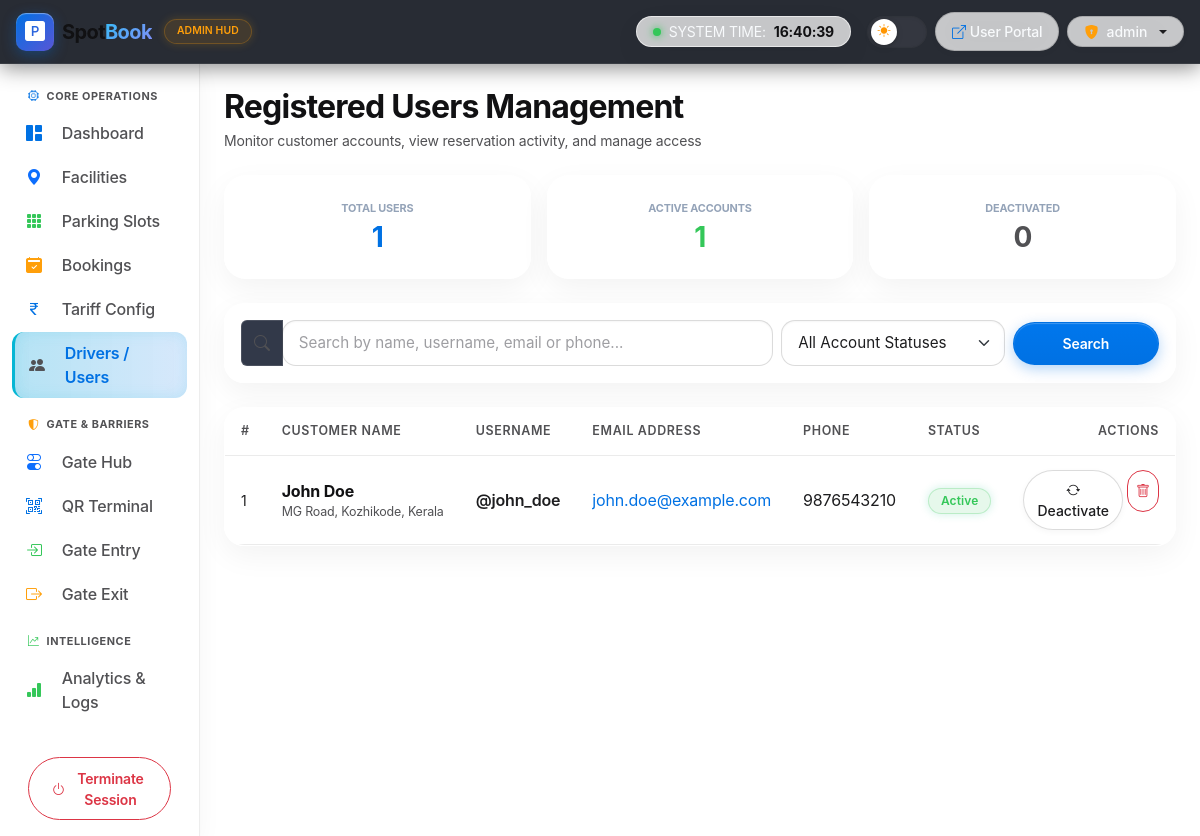
Page /admin_app/users/ (signed in) on the committed database.
### accounts/models.py (models this page shows, shortened)
class UserTable(models.Model):
    name = models.CharField(max_length=100)
    email = models.EmailField()
    phone = models.CharField(max_length=15)
    address = models.TextField(blank=True, default='')
    LOGINID = models.ForeignKey(LoginTable, on_delete=models.CASCADE)
    created_at = models.DateTimeField(auto_now_add=True, null=True, blank=True)

class LoginTable(models.Model):
    username = models.CharField(max_length=50, blank=True, null=True)
    password = models.CharField(max_length=128, blank=True, null=True)
    usertype = models.CharField(max_length=20, default='user')
    is_active = models.BooleanField(default=True)
    created_at = models.DateTimeField(auto_now_add=True, null=True, blank=True)

### admin_app/views.py (the view, shortened to what this page needs)
# urls.py: path('users/', Users.as_view(), name='users'),
class Users(View):
    def get(self, request):
        if request.session.get('usertype') != 'admin':
            return redirect('login')
        search_query = request.GET.get('search', '').strip()
        status_filter = request.GET.get('status', '').strip()
        users = UserTable.objects.select_related('LOGINID').all().order_by('-id')
        if status_filter == 'active':
            users = users.filter(LOGINID__is_active=True)
        elif status_filter == 'inactive':
            users = users.filter(LOGINID__is_active=False)
        total_users = UserTable.objects.count()
        active_users = UserTable.objects.filter(LOGINID__is_active=True).count()
        inactive_users = total_users - active_users
        context = {
            'users': users,
            'total_users': total_users,
            'active_users': active_users,
            'inactive_users': inactive_users,
            'search_query': search_query,
            'status_filter': status_filter,
        }
        return render(request, 'admin/user.html', context)

### templates/admin/user.html (shortened to what this page needs)
{% extends 'admin/base.html' %}
{% block body %}
<div class="d-flex justify-content-between align-items-center mb-4 flex-wrap gap-3">
    <div>
        <h2 class="fw-bold mb-1">Registered Users Management</h2>
        <p class="text-secondary small mb-0">Monitor customer accounts, view reservation activity, and manage access</p>
    </div>
</div>
<div class="row g-3 mb-4">
    <div class="col-md-4">
        <div class="kpi-card text-center p-3 shadow-sm h-100">
            <span class="text-muted fs-xxs text-uppercase fw-bold d-block mb-1">Total Users</span>
            <h3 class="fw-bold text-info mb-0">{{ total_users }}</h3>
        </div>
    </div>
    <div class="col-md-4">
        <div class="kpi-card text-center p-3 shadow-sm h-100">
            <span class="text-muted fs-xxs text-uppercase fw-bold d-block mb-1">Active Accounts</span>
            <h3 class="fw-bold text-success mb-0">{{ active_users }}</h3>
        </div>
    </div>
    <div class="col-md-4">
        <div class="kpi-card text-center p-3 shadow-sm h-100">
            <span class="text-muted fs-xxs text-uppercase fw-bold d-block mb-1">Deactivated</span>
            <h3 class="fw-bold text-secondary mb-0">{{ inactive_users }}</h3>
        </div>
    </div>
</div>
<div class="glass-panel p-3 rounded-4 mb-4 shadow-sm">
    <form method="GET" action="{% url 'users' %}" class="row g-2 align-items-center">
        <div class="col-md-7">
            <div class="input-group">
                <span class="input-group-text bg-transparent border-0"><i class="bi bi-search text-muted"></i></span>
                <input type="text" name="search" class="form-control form-control-sm" placeholder="Search by name, username, email or phone..." value="{{ search_query }}">
            </div>
        </div>
        <div class="col-md-3">
            <select name="status" class="form-select form-select-sm">
                <option value="">All Account Statuses</option>
            </select>
        </div>
        <div class="col-md-2 d-flex gap-2">
            <button type="submit" class="btn btn-cyber-primary w-100 btn-sm rounded-pill">Search</button>
        </div>
    </form>
</div>
<div class="glass-panel rounded-4 overflow-hidden mb-4 shadow-sm">
    <div class="table-responsive">
        <table class="table table-hover align-middle mb-0">
            <thead>
                <tr>
                    <th>#</th>
                    <th>Customer Name</th>
                    <th>Username</th>
                    <th>Email Address</th>
                    <th>Phone</th>
                    <th>Status</th>
                    <th class="text-end">Actions</th>
                </tr>
            </thead>
            <tbody>
                {% for u in users %}
                <tr>
                    <td class="text-muted small">{{ forloop.counter }}</td>
                    <td>
                        <strong class="text-white">{{ u.name }}</strong>
                        {% if u.address %}
                        <div class="text-muted fs-xs text-truncate" style="max-width: 200px;">{{ u.address }}</div>
                        {% endif %}
                    </td>
                    <td class="text-info fw-semibold">@{{ u.LOGINID.username }}</td>
                    <td><a href="mailto:{{ u.email }}" class="text-decoration-none text-info">{{ u.email }}</a></td>
                    <td>{{ u.phone }}</td>
                    <td>
                        <span class="badge {% if u.LOGINID.is_active %}badge-cyber-success{% else %}badge-cyber-danger{% endif %} rounded-pill">
                            {% if u.LOGINID.is_active %}Active{% else %}Deactivated{% endif %}
                        </span>
                    </td>
                    <td class="text-end">
                        <div class="d-inline-flex gap-1">
                            <form method="POST" action="{% url 'users' %}" class="d-inline">
                                <button type="submit" class="btn btn-sm btn-outline-cyber rounded-pill px-2 text-warning" title="Toggle Active/Deactivate">
                                    <i class="bi bi-arrow-repeat"></i> {% if u.LOGINID.is_active %}Deactivate{% else %}Activate{% endif %}
                                </button>
                            </form>
                            <form method="POST" action="{% url 'users' %}" class="d-inline" onsubmit="return confirm('Permanently delete user {{ u.name }}?');">
                                <button type="submit" class="btn btn-sm btn-outline-danger rounded-pill px-2" title="Delete User">
                                    <i class="bi bi-trash"></i>
                                </button>
                            </form>
                        </div>
                    </td>
                </tr>
                {% empty %}
                <tr>
                    <td colspan="7" class="text-center py-4 text-muted">No registered users found.</td>
                </tr>
                {% endfor %}
            </tbody>
        </table>
    </div>
</div>
{% endblock %}

### static/css/style.css (style rules this page uses)
:root { --bg-darkest: #070B14; --bg-darker: #0B0F19; --bg-dark: #0F172A; --bg-surface: #131D31; --bg-surface-light: #1A263E; --neon-blue: #3B82F6; --neon-blue-glow: rgba(59, 130, 246, 0.45); --neon-cyan: #06B6D4; --neon-cyan-glow: rgba(6, 182, 212, 0.45); --neon-emerald: #10B981; --neon-emerald-glow: rgba(16, 185, 129, 0.45); --neon-amber: #F59E0B; --neon-amber-glow: rgba(245, 158, 11, 0.45); --neon-rose: #F43F5E; --neon-rose-glow: rgba(244, 63, 94, 0.45); --neon-purple: #8B5CF6; --neon-purple-glow: rgba(139, 92, 246, 0.4); --glass-bg: rgba(15, 23, 42, 0.72); --glass-bg-hover: rgba(19, 29, 49, 0.88); --glass-border: rgba(255, 255, 255, 0.08); --glass-border-glow: rgba(6, 182, 212, 0.35); --glass-blur: blur(16px); --text-primary: #F8FAFC; --text-secondary: #94A3B8; --text-muted: #64748B; --radius-sm: 8px; --radius-md: 14px; --radius-lg: 20px; --radius-xl: 28px; --navbar-height: 70px; --transition-smooth: all 0.3s cubic-bezier(0.16, 1, 0.3, 1); --transition-bounce: all 0.4s cubic-bezier(0.34, 1.56, 0.64, 1); --font-sans: 'Plus Jakarta Sans', -apple-system, BlinkMacSystemFont, "Segoe UI", Roboto, sans-serif; --font-tech: 'Space Grotesk', monospace, sans-serif; }
*, *::before, *::after { box-sizing: border-box; }
html { scroll-behavior: smooth; }
body { font-family: var(--font-sans); background-color: var(--bg-darkest); color: var(--text-primary); -webkit-font-smoothing: antialiased; -moz-osx-font-smoothing: grayscale; min-height: 100vh; overflow-x: hidden; position: relative; background-image: radial-gradient(circle at 15% 15%, rgba(6, 182, 212, 0.08) 0%, transparent 40%), radial-gradient(circle at 85% 85%, rgba(59, 130, 246, 0.08) 0%, transparent 45%), radial-gradient(circle at 50% 50%, rgba(139, 92, 246, 0.05) 0%, transparent 55%); background-attachment: fixed; }
body::before { content: ''; position: fixed; top: 0; left: 0; right: 0; bottom: 0; background-image: linear-gradient(to right, rgba(255, 255, 255, 0.015) 1px, transparent 1px), linear-gradient(to bottom, rgba(255, 255, 255, 0.015) 1px, transparent 1px); background-size: 40px 40px; pointer-events: none; z-index: 0; }
.user-body, .admin-body { background-color: var(--bg-darkest); color: var(--text-primary); }
.fs-xs { font-size: 0.78rem; }
.fs-xxs { font-size: 0.68rem; }
.glass-panel, .glass-card, .card { background: var(--glass-bg) !important; backdrop-filter: var(--glass-blur); -webkit-backdrop-filter: var(--glass-blur); border: 1px solid var(--glass-border) !important; border-radius: var(--radius-lg); color: var(--text-primary); box-shadow: 0 16px 40px -10px rgba(0, 0, 0, 0.5), inset 0 1px 0 rgba(255, 255, 255, 0.06); transition: var(--transition-smooth); }
.kpi-card { position: relative; background: rgba(15, 23, 42, 0.75) !important; border: 1px solid rgba(255, 255, 255, 0.08) !important; border-radius: var(--radius-lg); overflow: hidden; transition: var(--transition-bounce); perspective: 1000px; }
.btn { font-weight: 600; border-radius: var(--radius-sm); padding: 0.6rem 1.4rem; transition: var(--transition-bounce); position: relative; overflow: hidden; }
.btn-primary, .btn-cyber-primary { background: linear-gradient(135deg, #06B6D4 0%, #3B82F6 100%) !important; border: none !important; color: #FFFFFF !important; box-shadow: 0 4px 15px rgba(6, 182, 212, 0.35); }
.btn-outline-cyber { background: rgba(255, 255, 255, 0.03); border: 1px solid rgba(6, 182, 212, 0.4) !important; color: var(--neon-cyan) !important; }
.form-control, .form-select { background-color: rgba(15, 23, 42, 0.75) !important; border: 1px solid rgba(255, 255, 255, 0.12) !important; color: #FFFFFF !important; border-radius: var(--radius-sm); padding: 0.7rem 1rem; transition: var(--transition-smooth); }
.form-control::placeholder { color: var(--text-muted) !important; }
.input-group-text { background-color: rgba(15, 23, 42, 0.85) !important; border: 1px solid rgba(255, 255, 255, 0.12) !important; color: var(--text-secondary) !important; }
.table { color: var(--text-primary) !important; border-color: rgba(255, 255, 255, 0.08) !important; }
.table > :not(caption) > * > * { background-color: transparent !important; padding: 1rem 1.2rem; border-bottom: 1px solid rgba(255, 255, 255, 0.08); }
.badge { font-weight: 600; letter-spacing: 0.03em; padding: 0.45em 0.8em; border-radius: var(--radius-sm); }
.badge-cyber-success { background: rgba(16, 185, 129, 0.15); color: #34D399; border: 1px solid rgba(16, 185, 129, 0.4); box-shadow: 0 0 10px rgba(16, 185, 129, 0.2); }

### rows in the picture
UserTable: name "John Doe", address "MG Road, Kozhikode, Kerala", LOGINID.username "john_doe", email "john.doe@example.com", phone "9876543210", shows "Active", shows "Deactivate"

### other values in the picture
{{ request.session.user_name|default:'Administrator' }} "admin"
{{ total_users }} "1"
{{ active_users }} "1"
{{ inactive_users }} "0"
